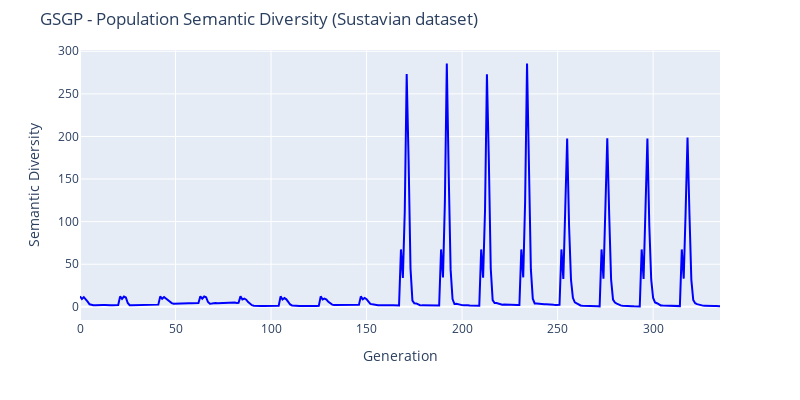

Notebook code cell kept with this figure:
### Markdown cell above
<a id="subchapter_7_3_4"></a>
#### Semantic Diversity

### Code cell
fig = go.Figure()
div_vector_log = pd.read_csv(LOG_PATH, header=None).iloc[:,10].values
div_vector_values = np.array([float(x.replace('tensor(', '').replace(')', '')) for x in div_vector_log])
fig.add_trace(go.Scatter(y=div_vector_values,
                         mode='lines', name='Train', line=dict(color=train_color)))
fig.update_layout(
    height=400, width=800, 
    margin=dict(t=50),
    title_text='GSGP - Population Semantic Diversity ('+DATASET_NAME+' dataset)',
    yaxis_range=[0,None],
    xaxis_title='Generation', yaxis_title='Semantic Diversity'
)
fig.show()

### Figure 1 — Plotly figure (JSON) as saved in the notebook; plotly's stock layout.template omitted (floating-point values rounded to 4 significant figures; data arrays with more than 128 entries replaced by an {"elided": "..."} marker saying what was removed)
{"data": [{"line": {"color": "blue"}, "mode": "lines", "name": "Train", "type": "scatter", "y": {"elided": "336 float values"}}], "layout": {"height": 400, "margin": {"t": 50}, "title": {"text": "GSGP - Population Semantic Diversity (Sustavian dataset)"}, "width": 800, "xaxis": {"autorange": true, "range": [0, 335], "title": {"text": "Generation"}}, "yaxis": {"autorange": true, "range": [-15.5, 301.5], "title": {"text": "Semantic Diversity"}, "type": "linear"}}}
